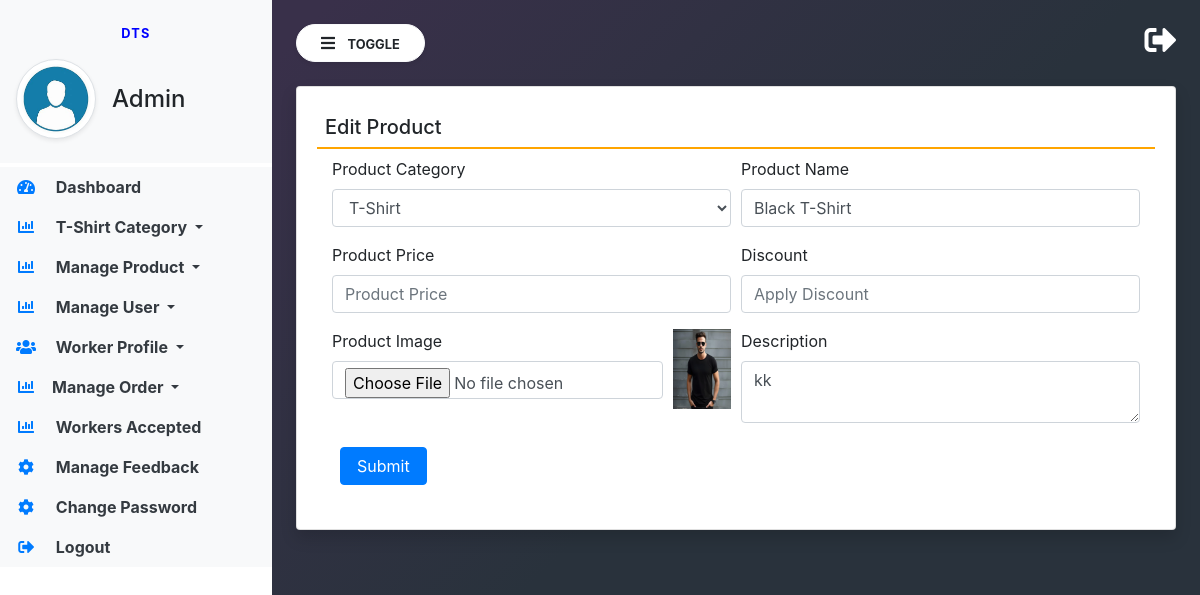
The page /edit-product/8/ on the database its author committed.
### store_app/models.py (models this page shows, shortened)
class Product(models.Model):
    STATUS = ('Publish','Publish'),('Draft','Draft')
    product_id = models.UUIDField(default=uuid.uuid4, editable=False, unique=True)
    category = models.ForeignKey(Category, on_delete=models.CASCADE, null=True, blank=True)
    colour = models.ForeignKey(Color, on_delete=models.CASCADE, null=True, blank=True)
    name = models.CharField(max_length=100, null=True, blank=True)
    image = models.FileField(null=True, blank=True)
    status=models.CharField(choices=STATUS,max_length=200)
    description = models.TextField(null=True, blank=True)
    information = models.TextField(null=True, blank=True)
    updated = models.DateTimeField(auto_now=True)
    created = models.DateTimeField(auto_now_add=True)

class Category(models.Model):
    name = models.CharField(max_length=200, null=True, blank=True)
    created = models.DateTimeField(auto_now_add=True)

### E_shop/views.py (the view, shortened to what this page needs)
# urls.py: path('edit-product/<int:pid>/', views.edit_product, name="edit_product"),
def edit_product(request, pid):
    product = Product.objects.get(id=pid)
    category = Category.objects.all()
    return render(request, 'admin/edit_product.html', locals())

### templates/admin/edit_product.html (shortened to what this page needs)
{% extends 'admin/admin_base.html' %}
{% block main %}
<div class="card shadow">
    <div class="card-body">
        <h5 class="p-2" style="border-bottom: 2px solid orange;">Edit Product</h5>
        <div class="container-fluid">
            <form action="" method="post" enctype="multipart/form-data">
                <div class="form-row">
                    <div class="col-sm-6">
                        <div class="form-group">
                            <label>Product Category</label>
                            <select name="category" class="form-control" required>
                                {% for i in category %}
                                <option value="{{i.id}}" {% if i.id == product.category.id %}selected{% endif %}>{{i.name}}</option>
                                {% endfor %}
                            </select>
                        </div>
                    </div>
                    <div class="col-sm-6">
                        <div class="form-group">
                            <label>Product Name</label>
                            <input type="text" name="name" class="form-control" value="{{product.name}}" placeholder="Category Name">
                        </div>
                    </div>
                    <div class="col-sm-6">
                        <div class="form-group">
                            <label>Product Price</label>
                            <input type="text" name="price" class="form-control" value="{{product.price}}" placeholder="Product Price">
                        </div>
                    </div>
                    <div class="col-sm-6">
                        <div class="form-group">
                            <label>Discount</label>
                            <input type="text" name="discount" class="form-control" value="{{product.discount}}" placeholder="Apply Discount">
                        </div>
                    </div>
                    <div class="col-sm-5">
                        <div class="form-group">
                            <label>Product Image</label>
                            <input type="file" name="image" class="form-control">
                        </div>
                    </div>
                    <div class="col-sm-1">
                        <img src="{{product.image.url}}" style="width:100%;height:80px">
                    </div>
                    <div class="col-sm-6">
                        <div class="form-group">
                            <label>Description</label>
                            <textarea name="desc" class="form-control" placeholder="write description here">{{product.description}}</textarea>
                        </div>
                    </div>
                </div>
                <input type="submit" value="Submit" class="m-2 px-3 btn btn-primary">
            </form>
        </div>
    </div>
</div>
{% endblock %}

### static/assets/css/admin_base_sideBar.css (style rules this page uses)
body { background-image : linear-gradient(135.9deg,rgba(57, 48, 74, 1) 16.4%,rgba(41, 50, 60, 1) 56.1%); min-height:100vh; }

### rows shown on the page
Product: category "T-Shirt", name "Black T-Shirt", image (picture), desc "kk"
